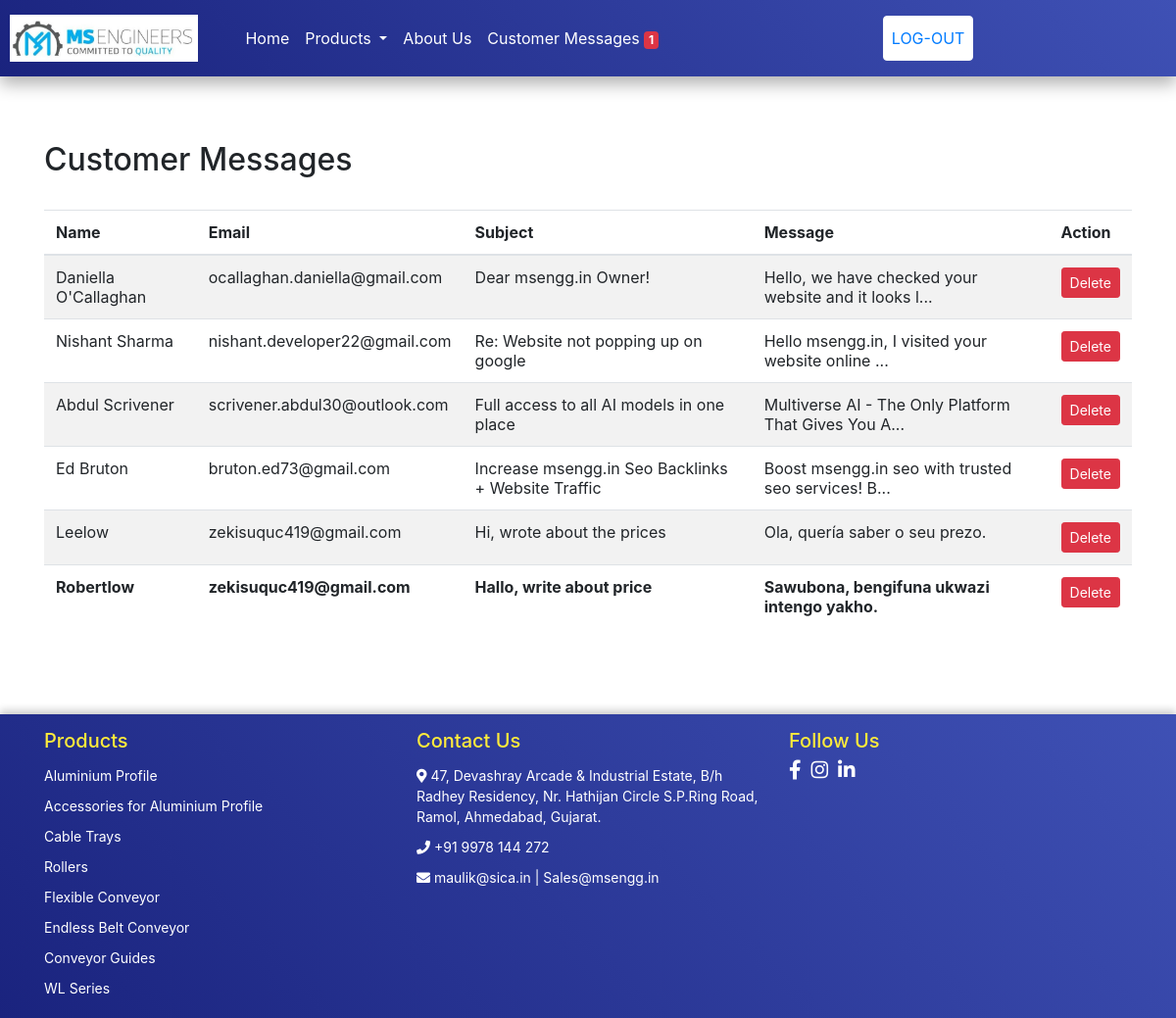
Screenshot of /customer_mes.php (signed in) with the database file from the repository.
### tables this page shows
CREATE TABLE `contact` (
  `Sr.no` int(255) NOT NULL,
  `Name` varchar(50) NOT NULL,
  `Email` varchar(50) NOT NULL,
  `Subject` varchar(50) NOT NULL,
  `Message` text NOT NULL,
  `status` varchar(20) NOT NULL DEFAULT 'unread'
);

CREATE TABLE `pro` (
  `Sr.no` int(225) NOT NULL,
  `product_name` varchar(70) NOT NULL,
  `product_description` text NOT NULL,
  `img` varchar(225) NOT NULL
);

### product_name.php (called while the page is built)
<?php
include('connect.php');
$connectDB = new PDO($dns, $username, $password);
$connectDB->setAttribute(PDO::ATTR_ERRMODE, PDO::ERRMODE_EXCEPTION);
$query = $connectDB->prepare("SELECT * FROM pro");
$query->execute();
$products = $query->fetchAll(PDO::FETCH_ASSOC);
?>

### customer_mes.php (the view, shortened to what this page needs)
<?php
include('connect.php');
include('product_name.php');
include('mark_as_read.php');
$connectDB = new PDO($dns, $username, $password);
$connectDB->setAttribute(PDO::ATTR_ERRMODE, PDO::ERRMODE_EXCEPTION);
$countQuery = "SELECT COUNT(*) AS unread_count FROM contact WHERE status = 'unread'";
$countStatement = $connectDB->query($countQuery);
$unreadCount = $countStatement->fetch(PDO::FETCH_ASSOC)['unread_count'];
$query = "SELECT * FROM contact";
$statement = $connectDB->query($query);
?>
<!DOCTYPE html>
<html lang="en">
<head>
    <link rel="stylesheet" href="https://stackpath.bootstrapcdn.com/bootstrap/4.5.2/css/bootstrap.min.css">
    <link rel="stylesheet" href="https://cdnjs.cloudflare.com/ajax/libs/font-awesome/5.15.4/css/all.min.css">
</head>
<body>
<nav class="navbar navbar-expand-lg">
    <a class="navbar-brand" href="index.php">
        <img src="logo.jpg" alt="Sica">
    </a>
    <div class="collapse navbar-collapse" id="navbarNav">
        <ul class="navbar-nav">
            <li class="nav-item">
                <a href="index_admin.php" class="nav-link">Home</a>
            </li>
            <li class="nav-item dropdown">
                <a class="nav-link dropdown-toggle" id="navbarDropdown" role="button" data-toggle="dropdown" aria-haspopup="true" aria-expanded="false">
                    Products
                </a>
            </li>
            <li class="nav-item">
                <a href="about_us.php" class="nav-link">About Us</a>
            </li>
            <li class="nav-item">
                <a href="customer_mes.php" class="nav-link">Customer Messages <span id="unreadCountBadge" class="badge badge-danger"><?php echo $unreadCount; ?></span></a>
            </li>
        </ul>
        <div class="navbar-nav ml-auto">
            <a href="logout.php" class="nav-link btn btn-light text-primary login-button">LOG-OUT</a>
        </div>
    </div>
</nav>
<br><br><br><br>
<?php
if ($statement->rowCount() > 0) {
    echo "<div class='container mt-5'>
            <h2>Customer Messages</h2>
            <br>
            <div class='table-responsive'>
                <table class='table table-striped'>
                    <thead>
                        <tr>
                            <th>Name</th>
                            <th>Email</th>
                            <th>Subject</th>
                            <th>Message</th>
                            <th>Action</th>
                        </tr>
                    </thead>
                    <tbody>";
    while ($row = $statement->fetch(PDO::FETCH_ASSOC)) {
        $message = isset($row['Message']) ? $row['Message'] : '';
        $status = isset($row['status']) ? $row['status'] : '';
        $name = isset($row['Name']) ? $row['Name'] : '';
        $email = isset($row['Email']) ? $row['Email'] : '';
        $subject = isset($row['Subject']) ? $row['Subject'] : '';
        $truncated_message = strlen($message) > 50 ? substr($message, 0, 50) . '...' : $message;
        $statusClass = strtoupper($status) == 'UNREAD' ? 'font-weight-bold' : '';
        echo "<tr class='$statusClass' data-toggle='modal' data-target='#messageModal' data-id='{$row['Sr.no']}' data-name='{$name}' data-email='{$email}' data-subject='{$subject}' data-message='{$message}' data-status='{$status}'>
                <td>{$name}</td>
                <td>{$email}</td>
                <td>{$subject}</td>
                <td>{$truncated_message}</td>
                <td>
                    <form method='post' style='display:inline;'>
                        <input type='hidden' name='delete_id' value='{$row['Sr.no']}'>
                        <button type='submit' class='btn btn-danger btn-sm'>Delete</button>
                    </form>
                </td>
              </tr>";
    }
    echo "</tbody>
        </table>
    </div>
</div>";
}
else {
    echo "<div class='container mt-5'>
            <h2>Contact Messages</h2>
            <p>No data found.</p>
          </div>";
}
?>
<br><br><br>
<footer class="footer">
    <div class="container">
        <div class="row">
            <div class="col-md-4 col-sm-6">
                <h5>Products</h5>
                <ul>
                <?php foreach ($products as $product): ?>
                        <li><a href="admin_product_click.php?product_name=<?= urlencode($product['product_name']) ?>"><?= htmlspecialchars($product['product_name']) ?></a></li>
                    <?php endforeach; ?>
                </ul>
            </div>
            <div class="col-md-4 col-sm-6">
                <h5>Contact Us</h5>
                <ul>
                    <li><i class="fas fa-map-marker-alt"></i> 47, Devashray Arcade & Industrial Estate, B/h Radhey Residency, Nr. Hathijan Circle S.P.Ring Road, Ramol, Ahmedabad, Gujarat.</li>
                    <li><i class="fas fa-phone"></i> +91 9978 144 272</li>
                    <li><i class="fas fa-envelope"></i> <a href="mailto:maulik@sica.in">maulik@sica.in </a> |  <a href="mailto:sales@msengg.in">Sales@msengg.in</a></li>
                </ul>
            </div>
            <div class="col-md-4 col-sm-6">
                <h5>Follow Us</h5>
                <div class="social-icons">
                    <a href="https://www.facebook.com/profile.php?id=100064131395346&mibextid=ZbWKwL" title="Facebook"><i class="fab fa-facebook-f"></i></a>
                    <a href="https://www.instagram.com/msen.gg?utm_source=qr&igsh=M2xybTZiazkzNG1q" title="Instagram"><i class="fab fa-instagram"></i></a>
                    <a href="https://www.linkedin.com/in/maulik-shastri-503b431a5?utm_source=share&utm_campaign=share_via&utm_content=profile&utm_medium=android_app" title="LinkedIn"><i class="fab fa-linkedin-in"></i></a>
                </div>
            </div>
        </div>
    </div>
</footer>
</body>
</html>

### customer_mes.php (style rules this page uses)
.navbar { background: linear-gradient(45deg, #1a237e, #3f51b5); padding: 10px; position: fixed; top: 0; width: 100%; z-index: 1000; box-shadow: 0 4px 8px rgba(0, 0, 0, 0.2); transition: all 0.3s; }
.navbar .navbar-brand img { height: 48px; width: auto; }
.navbar .navbar-nav { justify-content: center; width: 100%; }
.navbar .nav-link { color: white; padding: 10px 15px; text-decoration: none; transition: color 0.3s, background-color 0.3s; }
.footer { background: linear-gradient(45deg, #1a237e, #3f51b5); color: white; padding: 15px; text-align: left; font-size: 14px; line-height: 1.5; box-shadow: 0 -4px 8px rgba(0, 0, 0, 0.2); transition: all 0.3s; }
.footer h5 { color: #ffeb3b; }
.footer ul { list-style-type: none; padding: 0; margin: 0; }
.footer ul li { padding: 5px 0; }
.footer a { color: white; text-decoration: none; transition: color 0.3s; }
.footer .social-icons { display: flex; justify-content: flex-start; gap: 10px; }
.footer .social-icons a { font-size: 20px; }
.navbar .nav-link.btn-light { color: #1a237e; background-color: #ffffff; }

### rows the page displays
contact: Name "Daniella O'Callaghan", Email "ocallaghan.daniella@gmail.com", Subject "Dear msengg.in Owner!", Message "Hello, we have checked your website and it looks l..."
contact: Name "Nishant Sharma", Email "nishant.developer22@gmail.com", Subject "Re: Website not popping up on google", Message "Hello msengg.in, I visited your website online ..."
contact: Name "Abdul Scrivener", Email "scrivener.abdul30@outlook.com", Subject "Full access to all AI models in one place", Message "Multiverse AI - The Only Platform That Gives You A..."
contact: Name "Ed Bruton", Email "bruton.ed73@gmail.com", Subject "Increase msengg.in Seo Backlinks + Website Traffic", Message "Boost msengg.in seo with trusted seo services! B..."
contact: Name "Leelow", Email "zekisuquc419@gmail.com", Subject "Hi, wrote about the prices", Message "Ola, quería saber o seu prezo."
contact: Name "Robertlow", Email "zekisuquc419@gmail.com", Subject "Hallo, write about price", Message "Sawubona, bengifuna ukwazi intengo yakho."
pro: product_name "Aluminium Profile"
pro: product_name "Accessories for Aluminium Profile"
pro: product_name "Cable Trays"
pro: product_name "Rollers"
pro: product_name "Flexible Conveyor"
pro: product_name "Endless Belt Conveyor"
pro: product_name "Conveyor Guides"
pro: product_name "WL Series"

### other values shown
$unreadCount "1"
